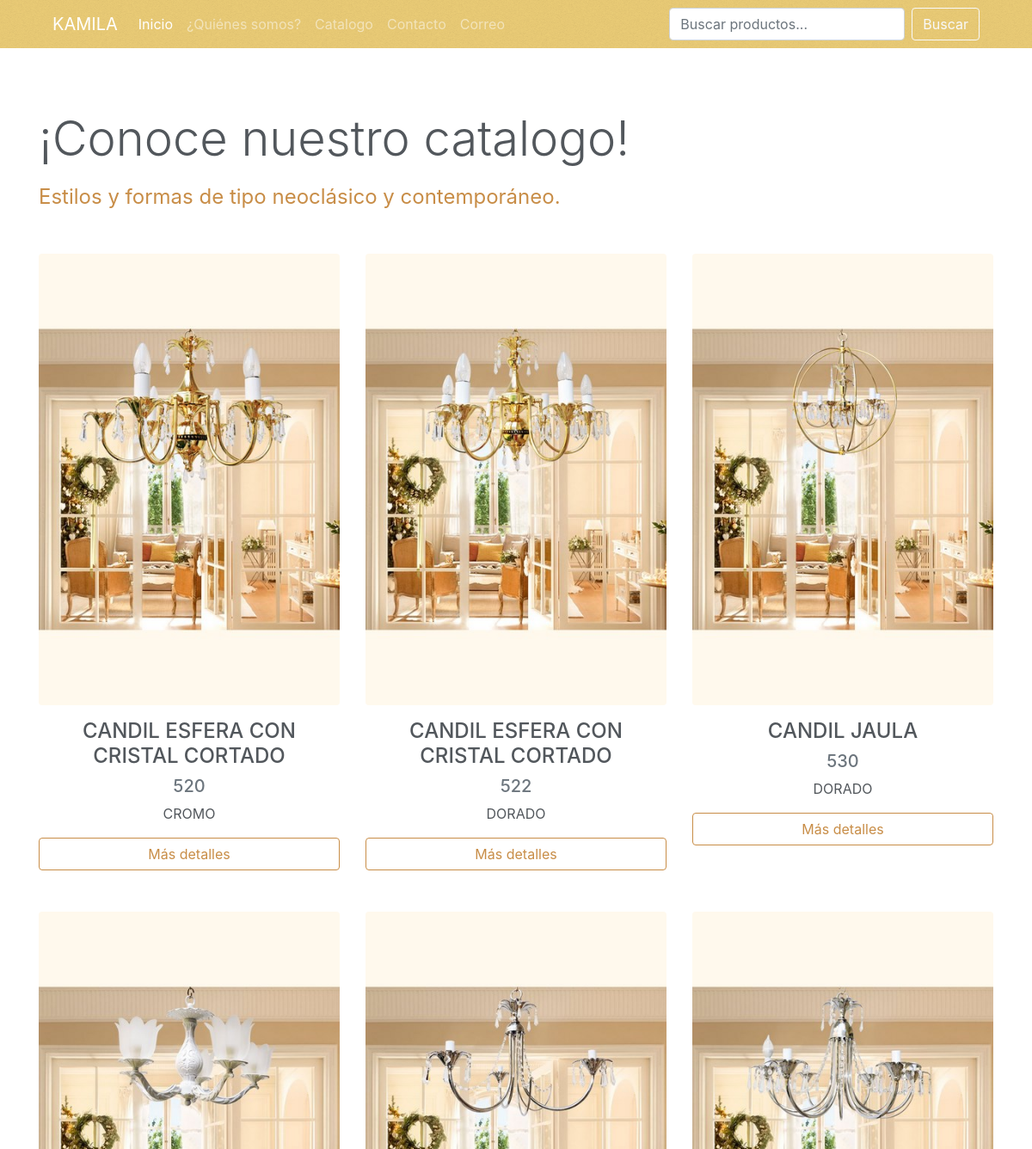
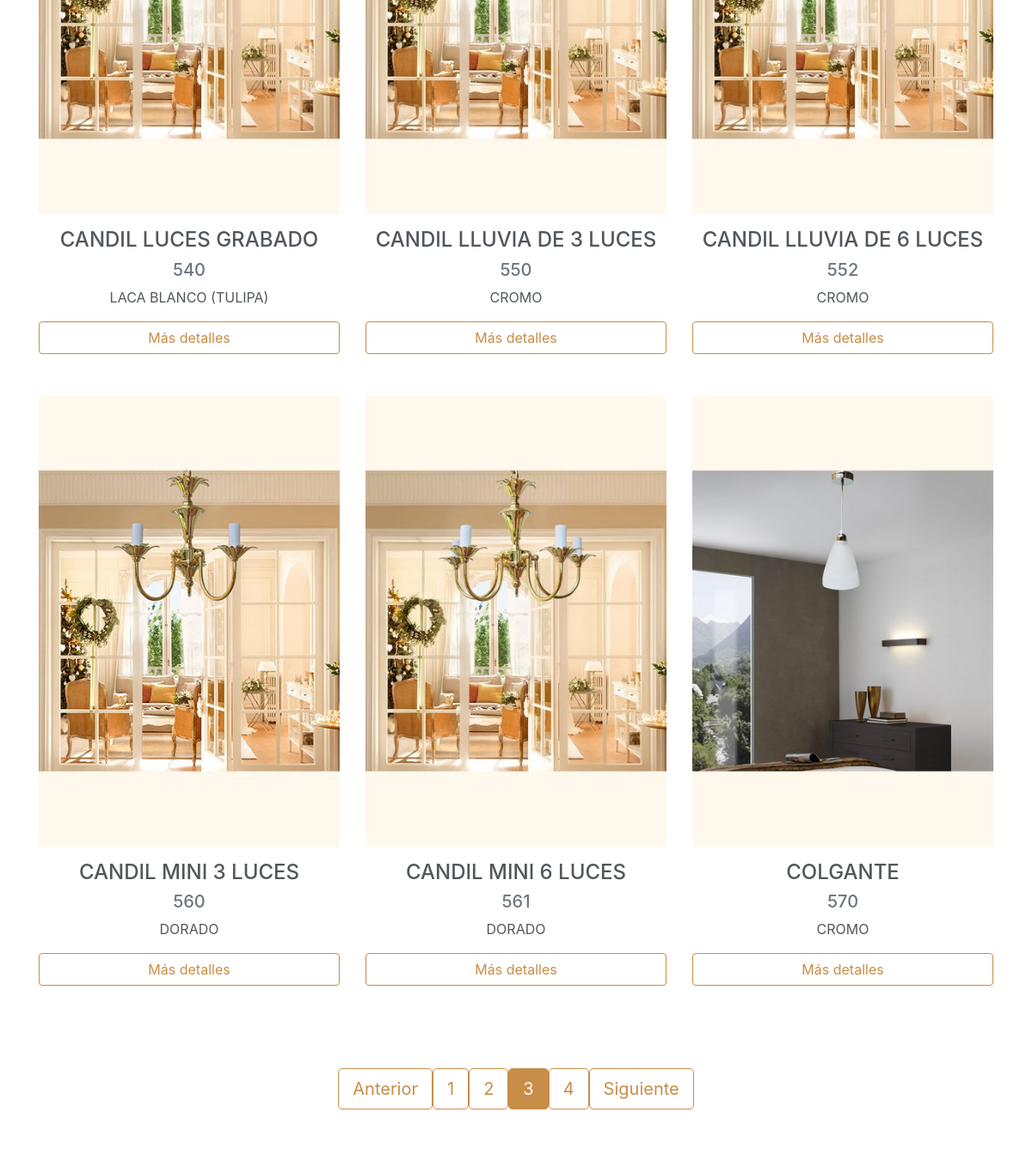
The app's page /protected/php/catalogo.php?pag=3? (upper part), older data (2 pictures, top to bottom).
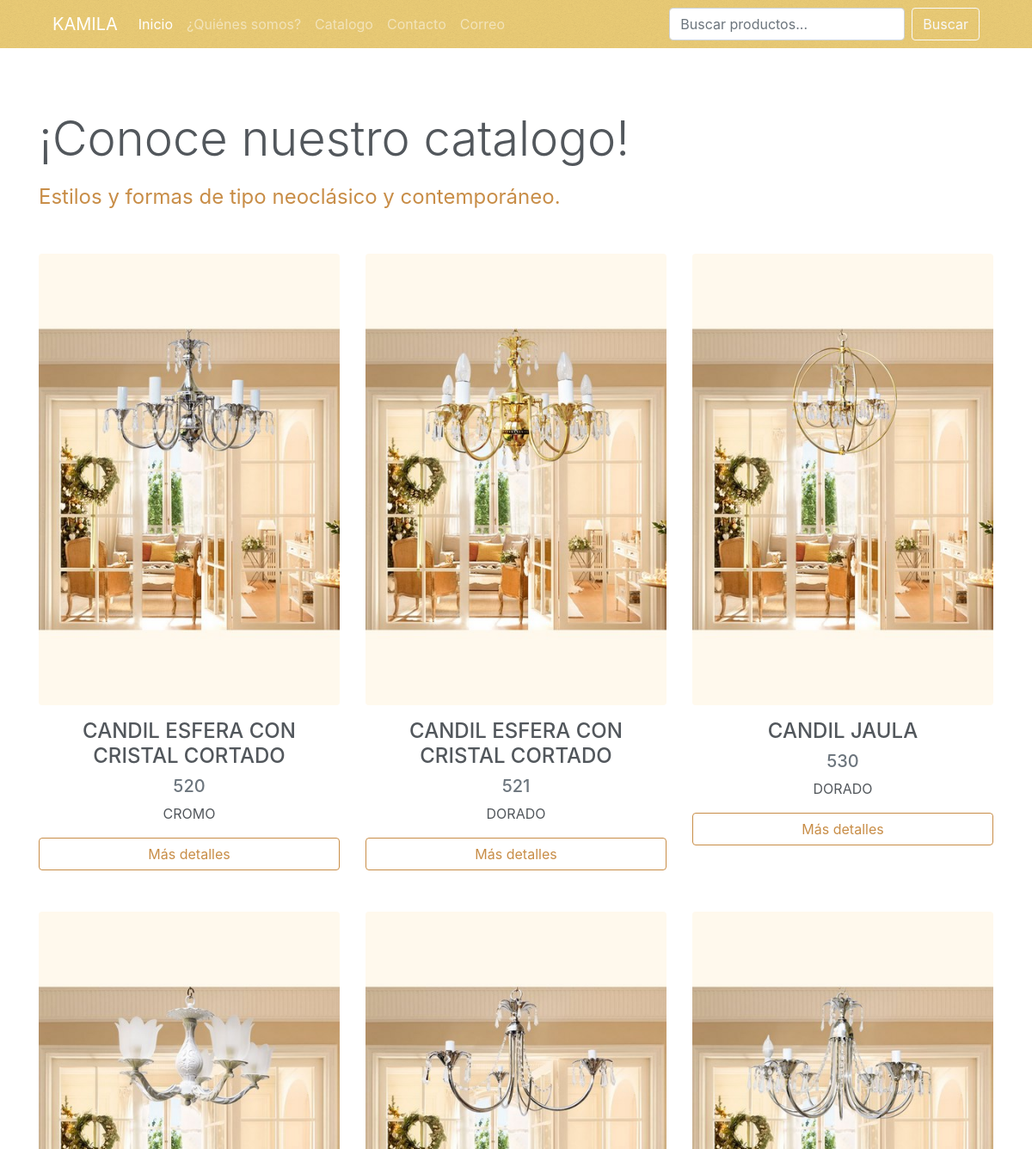
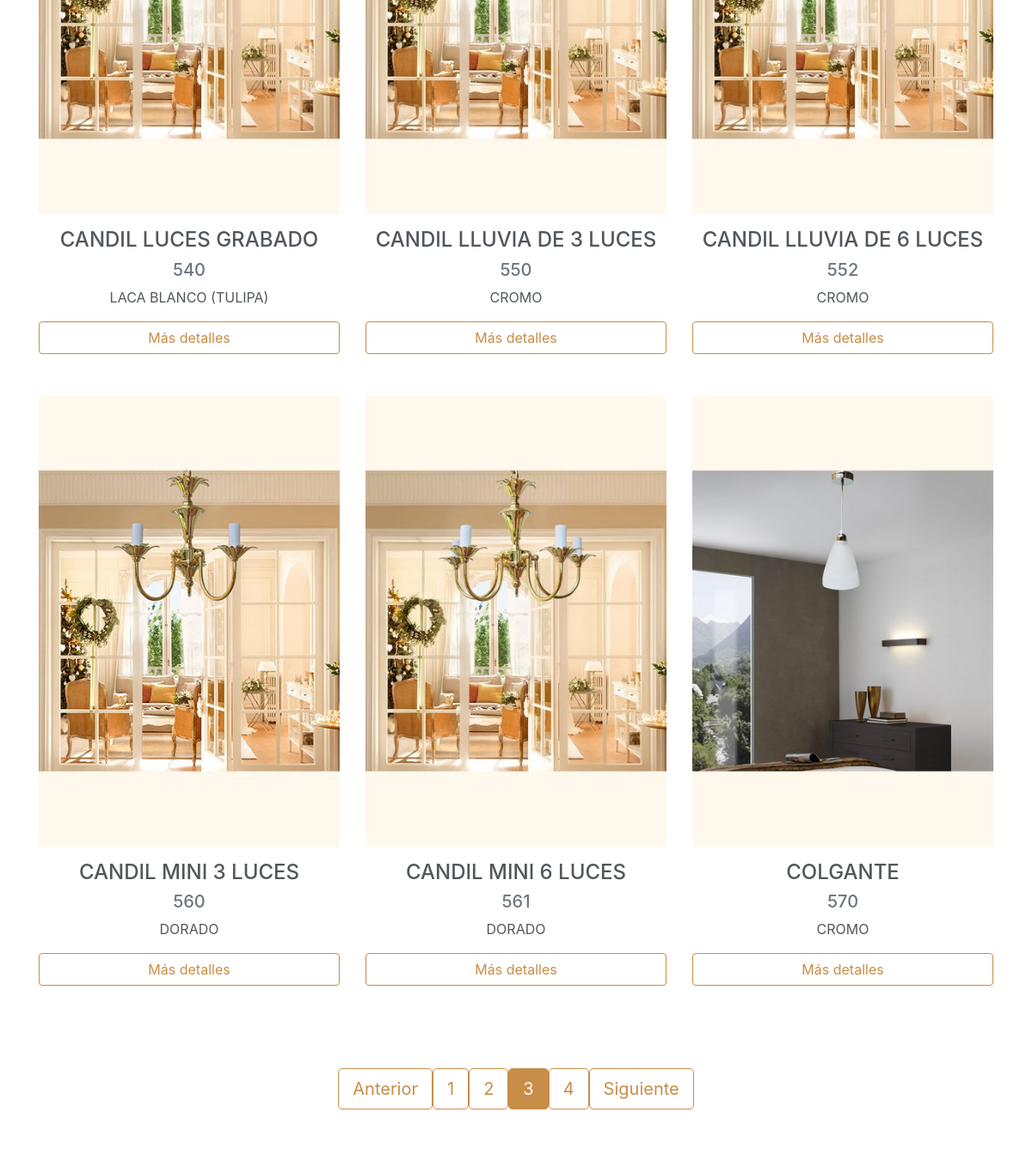
The same page, newer data (2 pictures, top to bottom).
### tables this page shows
CREATE TABLE `catProd` (
	`id`	,
	`nomObj_catProd`	,
	`mod_catProd`	,
	`catEst_catProd`	,
	`mat_catProd`	,
	`diam_catProd`	,
	`alt_catProd`	,
	`detalles_catProd`	,
	`exitencia_catProd`	,
	`activo_catProd`	,
	`precio_catProd`	,
	`imgCat_catProd`	,
	`imgDesCat_catProd`	,
	`imgDibujoTec_catProd`	,
	`idUsr_catProd`	,
	`fechaH_catProd`	,
	`links_mercado_catProd`	
);

### protected/php/catImagenes.php (the view, shortened to what this page needs)
<?php
if (empty($_GET['pag'])) {
	$pag = 1;
}else{
	$pag = $_GET['pag'];
}
	$con = new SQLite3("../data/catalogo.db") or die("Problemas para conectar!");
	$cs = $con -> query("SELECT COUNT(nomObj_catProd) AS noRegs FROM catProd WHERE catEst_catProd = '1' AND activo_catProd = '1'");
	while ($resul = $cs -> fetchArray()) {
		$noRegs = $resul['noRegs'];
	}
	$cpm = 9;
	$ultimapag = ceil($noRegs/$cpm);
	$pag = (int)$pag;
	$cs2 = $con -> query("SELECT * FROM catProd WHERE catEst_catProd = '1' AND activo_catProd = '1' LIMIT ($pag-1) * $cpm,$cpm");
	while ($resul2 = $cs2 -> fetchArray()) {
		$idProducto = $resul2['id'];
		$nomObjeto = $resul2['nomObj_catProd'];
		$modelo = $resul2['mod_catProd'];
		$material = $resul2['mat_catProd'];
		$imgCat = $resul2['imgCat_catProd'];
		echo'<div class="col-12 col-sm-6 col-md-4">
				<a href="../catDetalles/kamila.aspx?idProducto='.$idProducto.'">
				<img src="../catalogo/img/c/'; echo $imgCat.'" class="img-fluid rounded mx-auto d-block mb-3">
				</a>
				<h4 class="text-center">'; echo $nomObjeto.'</h4>
				<h5 class="text-center text-muted">'; echo $modelo.'</h5>
				<p class="text-center">'; echo $material.'</p>
				<a href="../catDetalles/kamila.aspx?idProducto='.$idProducto.'" class="btn btn-outline-secondary mx-auto d-block mb-5" role="button">Más detalles</a>
			</div>
		';
	}
 ?>

### assets/inc/iniPagina.inc (shortened to what this page needs)
<!DOCTYPE html>
<html lang="es">
<head>
	<link rel="stylesheet" href="../css/bootstrap.min.css">
	<link rel="stylesheet" href="../css/style.css">
	<link rel="stylesheet" href="../css/xzoom.css">
	<link rel="stylesheet" href="../css/animate.css">
</head>
<body>

### assets/inc/nav.inc (shortened to what this page needs)
<div class="container-fluid cabecera">
	<div class="container">
	<nav class="navbar navbar-expand-lg navbar-dark">
	  <a class="navbar-brand" href="../inicio/kamila.aspx">KAMILA</a>
	  <div class="collapse navbar-collapse" id="navbarSupportedContent">
	    <ul class="navbar-nav mr-auto">
	      <li class="nav-item active">
	        <a class="nav-link" href="../inicio/kamila.aspx">Inicio <span class="sr-only">(current)</span></a>
	      </li>
	      <li class="nav-item">
	        <a class="nav-link" href="../quienes_somos/kamila.aspx">¿Quiénes somos?</a>
	      </li>
	      <li class="nav-item">
	        <a class="nav-link" href="../catalogo/kamila.aspx">Catalogo</a>
	      </li>
	      <li class="nav-item">
	        <a class="nav-link" href="../contacto/kamila.aspx">Contacto</a>
	      </li>
	      <li class="nav-item">
	        <a class="nav-link" href="https://webmail1.hostinger.mx">Correo</a>
	      </li>
	    </ul>
	    <form class="form-inline my-2 my-lg-0">
	      <input class="form-control mr-sm-2" type="text" placeholder="Buscar productos..." aria-label="Search">
	      <button class="btn btn-outline-light my-2 my-sm-0" type="submit">Buscar</button>
	    </form>
	  </div>
	</nav>
	</div>
</div>

### protected/php/catalogo.php (shortened to what this page needs)
<?php
include("../../assets/inc/iniPagina.inc");
include("../../assets/inc/nav.inc");
 ?>
	<div class="container">
		<br>
		<p class="display-4 mt-5">¡Conoce nuestro catalogo!</p>
		<p class="subtitulo mb-4">Estilos y formas de tipo neoclásico y contemporáneo.</p>
		<br>
		<div class="row">
			<?php
			include("catImagenes.php");
			 ?>
		</div>
		<div class="row">
			<div class="col-12 text-center my-5">
				<?php
					include("catPagina.php");
				 ?>
			</div>
		</div>
		</div>
<?php
include("../../assets/inc/finPagina.inc");
 ?>

### protected/php/catPagina.php (shortened to what this page needs)
<?php
	$siguiente = $pag+1;
	$anterior = $pag-1;
	if ($pag != 1 && $pag > 1) {
		echo '<a class="btn btn-outline-secondary btn-lg" href="?pag='.$anterior.'?"> Anterior</a>';
	}
	for ($c=1; $c <= $ultimapag ; $c++) {
		if ($c == $pag && $pag != 1) {
			echo "<span class='btn btn-dark btn-lg'>".$c."</span>";
		}elseif($pag != 1){
			echo '<a class="btn btn-outline-secondary btn-lg" href="?pag='.$c.'?">'.$c.'</a>';
		}
	}
	if ($pag < $ultimapag) {
		echo '<a class="btn btn-outline-secondary btn-lg" href="?pag='.$siguiente.'?"> Siguiente</a>';
	}else{
		echo "<span class='btn btn-outline-secondary btn-lg'>Siguiente</span>";
	}
 ?>

### assets/inc/finPagina.inc (shortened to what this page needs)
</body>
</html>

### css/style.css (style rules this page uses)
body { color: #52575C; }
.subtitulo { font-size: 1.5em; color: #C88D47; }
.cabecera { background-color: #ECCD77; background-image: url(../images/overlay.png); background-size: 128px 128px; }
.btn-outline-secondary { color: #C88D47; border-color: #C88D47; }
.btn-dark { background-color: #C88D47; border-color: #C88D47; }

Row changes from the older to the newer data that the page shows:
removed catprod: imgCat_catProd (picture), nomObj_catProd "CANDIL ESFERA CON CRISTAL CORTADO", mod_catProd "520", mat_catProd "CROMO"
removed catprod: imgCat_catProd (picture), nomObj_catProd "CANDIL ESFERA CON CRISTAL CORTADO", mod_catProd "522", mat_catProd "DORADO"
added catprod: imgCat_catProd (picture), nomObj_catProd "CANDIL ESFERA CON CRISTAL CORTADO", mod_catProd "520", mat_catProd "CROMO"
added catprod: imgCat_catProd (picture), nomObj_catProd "CANDIL ESFERA CON CRISTAL CORTADO", mod_catProd "521", mat_catProd "DORADO"
